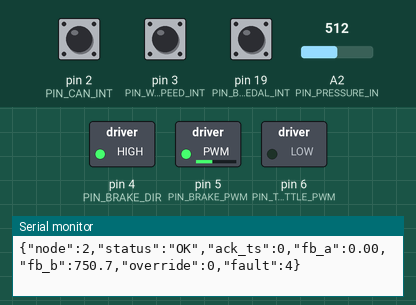
A sketch run on a simulated Arduino Mega 2560, built with avr-gcc and run on an emulated ATmega2560. On the bench: switched loads named in the sketch (green lamp = pin HIGH), the last lines printed to the serial monitor. The test bench sets the inputs (shaded band); at power-on: pin 19 (PIN_BRAKE_PEDAL_INT) HIGH, pin 2 (PIN_CAN_INT) HIGH, pin 3 (PIN_WHEEL_SPEED_INT) HIGH, A2 (PIN_PRESSURE_IN) = 512.

Above: at 1.2 s.
1.3 s: pin 19 (PIN_BRAKE_PEDAL_INT) pulled LOW for 0.15 s
At 1.37 s:
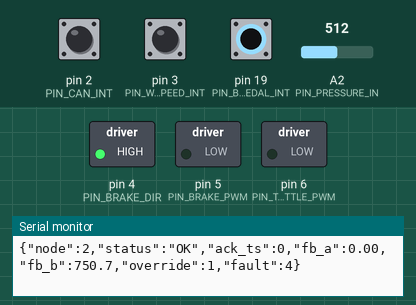
2.9 s: pin 19 (PIN_BRAKE_PEDAL_INT) pulled LOW for 3.2 s
At 6.8 s:
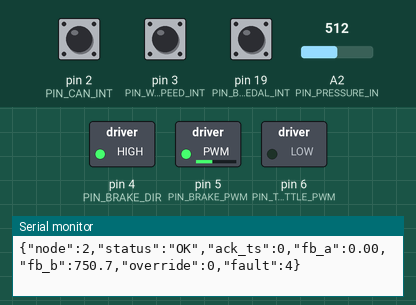
Timing chart, 0 to 8.3 s (numbered marks = the images above; inputs shaded):
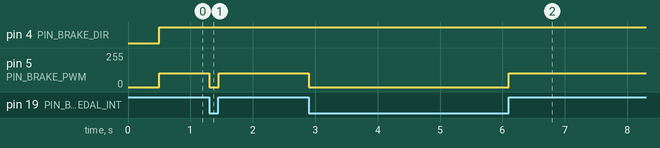

The sketch:

node_2.ino
```cpp
/*
  ==============================================================================
  APEX-LKA: Arduino Mega 2560 Firmware - Node 2 (Throttle, Brake & Sensors)
  Platform: SAE India BAJA 2027 Autonomous Category
  ------------------------------------------------------------------------------
  Hardware Connections:
    - Microcontroller: Arduino Mega 2560 (ATmega2560 @ 16 MHz)
    - CAN Controller: MCP2515 SPI Module (CS: Pin 53, INT: Pin 2, MOSI: 51, MISO: 50, SCK: 52)
    - Wheel Speed Optical/Hall Encoder: Pin 3 (External Interrupt 1)
    - Electronic Throttle DAC/PWM: Pin 6
    - Electronic Brake Actuator PWM: Pin 5 / Direction: Pin 4
    - Brake Hydraulic Line Pressure Sensor: Analog Pin A2
    - Driver Brake Pedal Override Switch: Pin 19 (Hardware Interrupt 4)
  ==============================================================================
*/

#include <SPI.h>
#include <mcp_can.h>

// --- Pin Assignments ---
const int PIN_CAN_CS          = 53;  // Mega Hardware SS
const int PIN_CAN_INT         = 2;   // External Interrupt 0
const int PIN_WHEEL_SPEED_INT = 3;   // External Interrupt 1 (Hall/Optical)
const int PIN_BRAKE_PEDAL_INT = 19;  // Hardware Interrupt 4
const int PIN_THROTTLE_PWM    = 6;   // Throttle control output
const int PIN_BRAKE_PWM       = 5;   // Brake actuator PWM
const int PIN_BRAKE_DIR       = 4;   // Brake actuator direction
const int PIN_PRESSURE_IN     = A2;  // Hydraulic pressure transducer

// --- Communication & Rate Constants ---
const long CAN_BAUDRATE             = CAN_500KBPS;
const byte CAN_CRYSTAL_FREQ         = MCP_16MHZ;
const unsigned long SERIAL_BAUDRATE = 115200;

const unsigned long WATCHDOG_TIMEOUT_MS = 500;  // Cut throttle if no cmd in 500ms
const unsigned long TELEMETRY_RATE_MS   = 33;   // ~30 Hz feedback loop

const float WHEEL_DIAMETER_METERS = 0.584; // 23-inch BAJA tire
const int PULSES_PER_REV          = 20;    // Encoder pulse count per revolution

// --- CAN Identifiers ---
const unsigned long CAN_ID_HEARTBEAT   = 0x050;
const unsigned long CAN_ID_CMD_NODE2   = 0x200;
const unsigned long CAN_ID_FEEDBACK_N2 = 0x301;

// --- State Enums ---
enum VehicleMode {
  MODE_MANUAL = 0,
  MODE_AUTO = 1,
  MODE_EMERGENCY_STOP = 2
};

// --- Fault Bitfield ---
const byte FAULT_NONE             = 0x00;
const byte FAULT_SENSOR_ERR       = 0x01;
const byte FAULT_PRESSURE_LOSS    = 0x02;
const byte FAULT_WATCHDOG_TIMEOUT = 0x04;
const byte FAULT_CAN_BUS_OFF      = 0x08;

// --- Global Variables ---
MCP_CAN CAN0(PIN_CAN_CS);

volatile unsigned long g_encoder_pulses = 0;
volatile bool g_brake_pedal_override   = false;

unsigned long g_last_valid_cmd_ms = 0;
unsigned long g_last_telemetry_ms = 0;
unsigned long g_last_speed_calc_ms = 0;

float g_target_throttle_pct = 0.0;
float g_target_brake_pct    = 0.0;
float g_current_throttle_pct= 0.0;

float g_measured_speed_mps  = 0.0;
float g_measured_pressure_psi = 0.0;

VehicleMode g_active_mode = MODE_AUTO;
byte g_fault_flags        = FAULT_NONE;
unsigned long g_last_seq_ts = 0;

// --- Forward Declarations ---
void processCANInput();
void processSerialInput();
void updateDriveOutputs(float dt);
void calculateWheelSpeed();
void sendTelemetry();
void isrWheelPulse();
void isrBrakeOverride();

// ==============================================================================
// Setup
// ==============================================================================
void setup() {
  Serial.begin(SERIAL_BAUDRATE);
  while (!Serial && millis() < 2000);

  pinMode(PIN_THROTTLE_PWM, OUTPUT);
  pinMode(PIN_BRAKE_PWM, OUTPUT);
  pinMode(PIN_BRAKE_DIR, OUTPUT);

  analogWrite(PIN_THROTTLE_PWM, 0);
  analogWrite(PIN_BRAKE_PWM, 0);
  digitalWrite(PIN_BRAKE_DIR, LOW);

  pinMode(PIN_WHEEL_SPEED_INT, INPUT_PULLUP);
  attachInterrupt(digitalPinToInterrupt(PIN_WHEEL_SPEED_INT), isrWheelPulse, RISING);

  pinMode(PIN_BRAKE_PEDAL_INT, INPUT_PULLUP);
  attachInterrupt(digitalPinToInterrupt(PIN_BRAKE_PEDAL_INT), isrBrakeOverride, CHANGE);

  // Initialize MCP2515 CAN Controller
  if (CAN0.begin(MCP_ANY, CAN_BAUDRATE, CAN_CRYSTAL_FREQ) == CAN_OK) {
    CAN0.setMode(MCP_NORMAL);
    pinMode(PIN_CAN_INT, INPUT);
    Serial.println(F("{\"node\":2,\"status\":\"CAN_OK\",\"baud\":500000}"));
  } else {
    g_fault_flags |= FAULT_CAN_BUS_OFF;
    Serial.println(F("{\"node\":2,\"status\":\"CAN_FAIL\",\"msg\":\"Check MCP2515 wiring\"}"));
  }

  g_last_valid_cmd_ms = millis();
  g_last_speed_calc_ms = millis();
}

// ==============================================================================
// Main Loop
// ==============================================================================
void loop() {
  unsigned long now = millis();
  static unsigned long last_loop_time = 0;
  float dt = (now - last_loop_time) / 1000.0;
  if (dt <= 0.0 || dt > 0.1) dt = 0.01;
  last_loop_time = now;

  // 1. Process Communication
  processCANInput();
  processSerialInput();

  // 2. Read Sensors (Pressure & Speed)
  int raw_press = analogRead(PIN_PRESSURE_IN);
  g_measured_pressure_psi = (raw_press / 1023.0) * 1500.0; // 0-1500 psi sensor

  if (now - g_last_speed_calc_ms >= 50) { // Calculate speed every 50ms
    calculateWheelSpeed();
    g_last_speed_calc_ms = now;
  }

  // 3. Safety Watchdog Check
  if (now - g_last_valid_cmd_ms > WATCHDOG_TIMEOUT_MS) {
    g_fault_flags |= FAULT_WATCHDOG_TIMEOUT;
    g_target_throttle_pct = 0.0; // Cut throttle immediately
    g_target_brake_pct    = 40.0; // Apply safety braking
  } else {
    g_fault_flags &= ~FAULT_WATCHDOG_TIMEOUT;
  }

  // 4. Update Drive Outputs
  updateDriveOutputs(dt);

  // 5. Periodic Telemetry Transmission (30 Hz)
  if (now - g_last_telemetry_ms >= TELEMETRY_RATE_MS) {
    g_last_telemetry_ms = now;
    sendTelemetry();
  }
}

// ==============================================================================
// Throttle & Brake Control
// ==============================================================================
void updateDriveOutputs(float dt) {
  if (g_brake_pedal_override || g_active_mode == MODE_MANUAL) {
    analogWrite(PIN_THROTTLE_PWM, 0);
    analogWrite(PIN_BRAKE_PWM, 0);
    return;
  }

  // Smooth throttle ramp (rate-limited to 50% per second)
  float max_step = 50.0 * dt;
  float err = g_target_throttle_pct - g_current_throttle_pct;
  if (err > max_step) g_current_throttle_pct += max_step;
  else if (err < -max_step) g_current_throttle_pct -= max_step;
  else g_current_throttle_pct = g_target_throttle_pct;

  int throt_pwm = (int)constrain((g_current_throttle_pct / 100.0) * 255.0, 0, 255);
  analogWrite(PIN_THROTTLE_PWM, throt_pwm);

  // Brake output
  int brake_pwm = (int)constrain((g_target_brake_pct / 100.0) * 255.0, 0, 255);
  digitalWrite(PIN_BRAKE_DIR, brake_pwm > 0 ? HIGH : LOW);
  analogWrite(PIN_BRAKE_PWM, brake_pwm);
}

void calculateWheelSpeed() {
  noInterrupts();
  unsigned long pulses = g_encoder_pulses;
  g_encoder_pulses = 0;
  interrupts();

  float revs_per_sec = (float)pulses / (float)PULSES_PER_REV / 0.050;
  g_measured_speed_mps = revs_per_sec * (3.14159 * WHEEL_DIAMETER_METERS);
}

// ==============================================================================
// Communication Handlers
// ==============================================================================
void processCANInput() {
  if (digitalRead(PIN_CAN_INT) == LOW) {
    long unsigned int rx_id;
    unsigned char len = 0;
    unsigned char rx_buf[8];

    CAN0.readMsgBuf(&rx_id, &len, rx_buf);

    if (rx_id == CAN_ID_CMD_NODE2 && len >= 8) {
      int16_t throt_s = (int16_t)(rx_buf[0] | (rx_buf[1] << 8));
      int16_t brake_s = (int16_t)(rx_buf[2] | (rx_buf[3] << 8));
      uint8_t mode    = rx_buf[4];
      uint16_t ts     = (uint16_t)(rx_buf[6] | (rx_buf[7] << 8));

      g_target_throttle_pct = constrain(throt_s / 100.0, 0.0, 100.0);
      g_target_brake_pct    = constrain(brake_s / 100.0, 0.0, 100.0);
      g_active_mode         = (VehicleMode)mode;
      g_last_seq_ts         = ts;
      g_last_valid_cmd_ms   = millis();
    }
    else if (rx_id == CAN_ID_HEARTBEAT && len >= 4) {
      if (rx_buf[0] == 0xAA) {
        g_last_valid_cmd_ms = millis();
      }
    }
  }
}

void processSerialInput() {
  if (!Serial.available()) return;

  String line = Serial.readStringUntil('\n');
  line.trim();
  if (line.length() < 10 || line.charAt(0) != '{') return;

  if (line.indexOf("\"node\":2") != -1 || line.indexOf("\"node\": 2") != -1) {
    int idx_a = line.indexOf("\"cmd_a\":");
    int idx_b = line.indexOf("\"cmd_b\":");

    if (idx_a != -1) {
      g_target_throttle_pct = constrain(line.substring(idx_a + 8).toFloat(), 0.0, 100.0);
    }
    if (idx_b != -1) {
      g_target_brake_pct = constrain(line.substring(idx_b + 8).toFloat(), 0.0, 100.0);
    }
    g_last_valid_cmd_ms = millis();
  }
}

void sendTelemetry() {
  unsigned long now = millis();

  // 1. Send CAN Frame (ID 0x301)
  int16_t speed_s = (int16_t)(g_measured_speed_mps * 100);
  int16_t press_s = (int16_t)(g_measured_pressure_psi * 10);
  uint8_t ovr     = g_brake_pedal_override ? 1 : 0;
  uint8_t flt     = g_fault_flags;
  uint16_t uptime = (uint16_t)(now % 65536);

  byte tx_buf[8];
  tx_buf[0] = (byte)(speed_s & 0xFF);
  tx_buf[1] = (byte)((speed_s >> 8) & 0xFF);
  tx_buf[2] = (byte)(press_s & 0xFF);
  tx_buf[3] = (byte)((press_s >> 8) & 0xFF);
  tx_buf[4] = ovr;
  tx_buf[5] = flt;
  tx_buf[6] = (byte)(uptime & 0xFF);
  tx_buf[7] = (byte)((uptime >> 8) & 0xFF);

  CAN0.sendMsgBuf(CAN_ID_FEEDBACK_N2, 0, 8, tx_buf);

  // 2. Send Serial JSON Acknowledgment
  Serial.print(F("{\"node\":2,\"status\":\"OK\",\"ack_ts\":"));
  Serial.print(g_last_seq_ts);
  Serial.print(F(",\"fb_a\":"));
  Serial.print(g_measured_speed_mps, 2);
  Serial.print(F(",\"fb_b\":"));
  Serial.print(g_measured_pressure_psi, 1);
  Serial.print(F(",\"override\":"));
  Serial.print(ovr);
  Serial.print(F(",\"fault\":"));
  Serial.print(flt);
  Serial.println(F("}"));
}

void isrWheelPulse() {
  g_encoder_pulses++;
}

void isrBrakeOverride() {
  g_brake_pedal_override = (digitalRead(PIN_BRAKE_PEDAL_INT) == LOW);
}
```

Measured:
- after the input at 1.3 s, pin 5 (PIN_BRAKE_PWM): 102/255 → 0/255 at once, → 102/255 0.15 s later
- after the input at 2.9 s, pin 5 (PIN_BRAKE_PWM): 102/255 → 0/255 at once, → 102/255 3.2 s later
